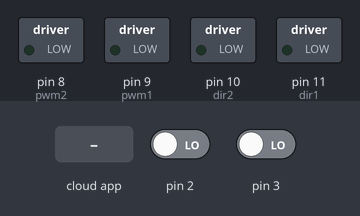
This sketch was run on a simulated Arduino Uno, built with avr-gcc and run on an emulated ATmega328P. Parts: switched loads named in the sketch (green lamp = pin HIGH). Dashed ring = blinking. The inputs (shaded band) are chosen by the test bench; at power-on: pin 2 LOW, pin 3 LOW. The ROS host is connected and sends only what is stated.

Above: at 1.2 s.
1.3 s: the phone or cloud app sets linear.x to -100
At 2.05 s:
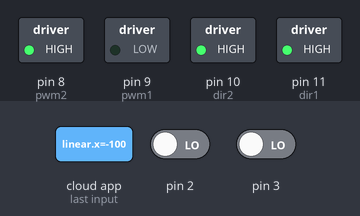
4.3 s: the phone or cloud app sets angular.z to -100
At 5.36 s:
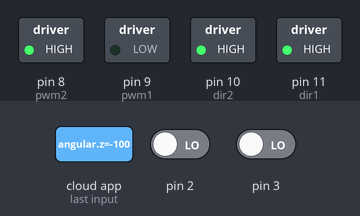
7.3 s: the phone or cloud app sets linear.x to 0
At 8.07 s:
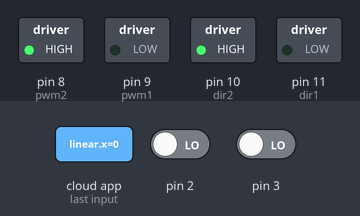
10.3 s: the phone or cloud app sets angular.z to 0
At 11.1 s:
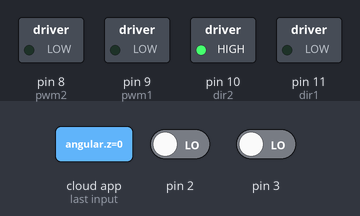
11.8 s: the phone or cloud app sets linear.x to 100
At 12.55 s:
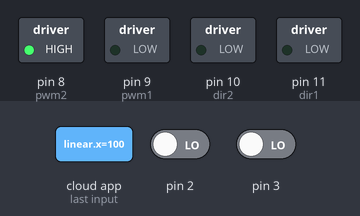
Timing chart, 0 to 14.6 s (numbered marks = the images above; inputs shaded):
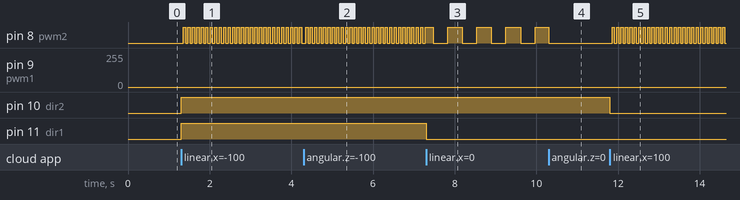

The sketch:

robot_new.ino
```cpp
#include <ros.h>
#include <std_msgs/String.h>
#include <geometry_msgs/Twist.h>
#include <stdlib.h>

int OdomCount = 0;

int OdomWait = 3;

int LMotor = 1;
int RMotor = 0;

bool left_forward;
bool right_forward;

int MotorNum[2] = {LMotor, RMotor};

double Vels[2] = {0,0};
int CVEL[2]= {0,0};
int Mspeeds[2] = {0,0};


double WCS[2] = {0,0};
long EncoderVal[2] = {0,0};
double DDis[2] = {0,0};
long Time[2] = {0,0};
long Time_fb = 0;
double DDis_fb = 0;

float WheelSeparation = 0.35; //0.15
float WheelDiameter = 0.07;  //60 to fast
int TPR_forward = 500;
int TPR_backward = 500;   //720

volatile int counterL_forward = 0;
volatile int counterR_forward = 0;
volatile int counterL_backward = 0;
volatile int counterR_backward = 0;

int AccParam = 3;  //3; //acceleration multiplie8Ur.


int bot_vel;
int count = 0;

int dir1 = 11, pwm1 = 9, dir2 = 10,  pwm2 = 8;

int motor_speed_l = 0,motor_speed_r = 0;

ros::NodeHandle  nh;

geometry_msgs::Twist odom_msg;
geometry_msgs::Twist odom_msg2;

ros::Publisher Pub ("ard_odom", &odom_msg);

void countL_forward() {
      if(WCS[0]  > 0)
         counterL_forward++;
}

void countR_forward() {
       if(WCS[1]  > 0)
         counterR_forward++;
}

void countL_backward() {
      if(WCS[0] < 0)
         counterL_backward--;
}

void countR_backward() {
       if(WCS[1] < 0)
         counterR_backward--;
}

void right() {
   digitalWrite(dir1,0);    //0
   digitalWrite(dir2,1);    //1
}


void left() {
   digitalWrite(dir1,1);
   digitalWrite(dir2,0);
}

void forward() {
   digitalWrite(dir1,0);
   digitalWrite(dir2,0);
}

void backward() {
   digitalWrite(dir1,1);
   digitalWrite(dir2,1);
}
void stop() {             //       pwm1 = 13; dir1 = 12; pwm2 = 11;  dir2 = 10;
   analogWrite(pwm1, 0);
   analogWrite(pwm2, 0);
}

void velCallback( const geometry_msgs::Twist& CVel){
double vel_x = CVel.linear.x;
double vel_th = CVel.angular.z;
double right_vel = 0.0;
double left_vel = 0.0;

      // turning
      if(vel_x == 0){
          right_vel = vel_th * WheelSeparation / 2.0;
          left_vel = (-1) * right_vel;
      }
      // forward / backward
      else if(vel_th == 0){
          left_vel = right_vel = vel_x;
      }
      // moving doing arcs
      else{
          right_vel = vel_x + vel_th * WheelSeparation / 2.0;
          left_vel = vel_x - vel_th * WheelSeparation / 2.0;
      }
      //write new command speeds to global vars
      WCS[0] = left_vel;
      WCS[1] = right_vel;

}

ros::Subscriber<geometry_msgs::Twist> sub("cmd_vel" , &velCallback);

//motor write speed - in motor units
double MWS[2]= {0,0};

double CorrectedSpeed_FB(double CVel){  //only forward, backward
    if(Time_fb==0){
      Time_fb = millis();
      return 0;
    }

      if(CVel >= 0) {
        EncoderVal[0] = counterL_forward;
        EncoderVal[1] = counterL_forward;
        counterL_forward = counterR_forward = 0;
      }
      else if(CVel < 0){
        EncoderVal[0] = counterL_backward;
        EncoderVal[1] = counterL_backward;
        counterL_backward = counterR_backward = 0;
      }

      long T = millis();
      int DTime = T-Time_fb;
      Time_fb = T;

      if(CVel >= 0)
         DDis_fb = TicksToMeters(EncoderVal[0],0);
      else
         DDis_fb = TicksToMeters(EncoderVal[0],1);

      double EVel = (DDis_fb/DTime)*1000;

      Vels[0] = EVel;
      Vels[1] = EVel;

      EVel = abs(EVel);
      CVel = abs(CVel);

        double dif = EVel - CVel;

        MWS[0] = MWS[0]-(dif * (AccParam));

        if(MWS[0]<0)  {
          MWS[0] = 0;
          MWS[1] = 0;
        }

       /* if(CVel == 0) {
          MWS[0] = 0;
          MWS[1] = 0;
        } */

        //DEBUG
        CVEL[0] = MWS[0];

      return MWS[0];
}

double CorrectedSpeed(int M, double CVel){
    if(Time[0]==0 && Time[1] == 0){
      Time[0] = millis();
      Time[1] = millis();
      return 0;
    }

    if(M == 0){
      if(CVel >= 0) {
        EncoderVal[0] = counterL_forward;
        counterL_forward = 0;
      }
      else if(CVel < 0){
        EncoderVal[0] = counterL_backward;
        counterL_backward = 0;
      }
    }
    else if(M == 1){
      if(CVel >= 0) {
        EncoderVal[1] = counterR_forward;
        counterR_forward = 0;
      }
      else if(CVel < 0){
        EncoderVal[1] = counterR_backward;
        counterR_backward = 0;
      }
    }


  long T = millis();
  int DTime = T-Time[M];
  Time[M] = T;


  if(CVel >= 0)
     DDis[M] = TicksToMeters(EncoderVal[M],0);
  else
     DDis[M] = TicksToMeters(EncoderVal[M],1);


  double EVel = (DDis[M]/DTime)*1000;

  Vels[M] = EVel;

  EVel = abs(EVel);
  CVel = abs(CVel);

    double dif = EVel - CVel;

    MWS[M] = MWS[M]-(dif * (AccParam));

    if(MWS[M]<0)
      MWS[M] = 0;

    if(CVel == 0)   //HERE
      MWS[M] = 0;   //HERE

    //DEBUG
    CVEL[M] = MWS[M];

  return MWS[M];

}

double TicksToMeters(int Ticks,int mode){
  if(mode == 0) //forward
    return (Ticks*3.14*WheelDiameter)/TPR_forward;
  else
    return (Ticks*3.14*WheelDiameter)/TPR_backward;
}


void MotorWrite() {
int DIR;
int min_speed;
double MSpeed;

    if( ((WCS[0] > 0 && WCS[1] > 0)  || (WCS[0] < 0 && WCS[1] < 0)) && (WCS[0] == WCS[1])  ) {
       //forward/backward
       motor_speed_l = CorrectedSpeed_FB(WCS[0]);
       motor_speed_r = motor_speed_l;
    }
    else {   //left / right / arc
        for(int i = 0; i<2; i++){
         MSpeed = CorrectedSpeed(i, WCS[i]);

        if(i == 0)
            motor_speed_l = MSpeed;
        else if(i == 1)
            motor_speed_r = MSpeed;
        }
    }

    motorGo(motor_speed_l,motor_speed_r);
}

void motorGo(uint8_t l, uint8_t r) {
    if(WCS[0] > 0 && WCS[1] > 0)
      forward();
    else if(WCS[0] < 0 && WCS[1] < 0)
      backward();
    else if(WCS[0] > 0 && WCS[1] < 0)
      right();
    else if(WCS[0] < 0 && WCS[1] > 0)
      left();

    analogWrite(pwm1,l);
    analogWrite(pwm2,r);
  }


void setup() {
  //Serial.begin(57600);
  nh.initNode();
  nh.advertise(Pub);
  nh.subscribe(sub);

    pinMode(8, OUTPUT);
    pinMode(9, OUTPUT);
    pinMode(10, OUTPUT);
    pinMode(11, OUTPUT);

    attachInterrupt(digitalPinToInterrupt(2), countL_forward, RISING); //interrupt pins for encoder Achange //18
    attachInterrupt(digitalPinToInterrupt(3), countR_forward, RISING);  // 19
    attachInterrupt(digitalPinToInterrupt(18), countL_backward, RISING); //interrupt pins for encoder Achange //20
    attachInterrupt(digitalPinToInterrupt(19), countR_backward, RISING);  // 21


}

void loop() {
 float ang_vel;

 nh.spinOnce();
   /*
    * Serial.print("linear.x  = ");
   Serial.print(odom_msg.linear.x );
   Serial.print("       ");
   Serial.print("linear.y  = ");
   Serial.println(odom_msg.linear.y );
   */
    if(OdomCount > OdomWait){


          if(Vels[0] == 0 and Vels[1] == 0) {
               odom_msg.linear.x = 0;
               odom_msg.linear.y = 0;
          }
          else if(WCS[0] == WCS[1]) {
               odom_msg.linear.x = Vels[0];
               odom_msg.linear.y = Vels[0];
          }
          else {
               odom_msg.linear.x = Vels[0];
               odom_msg.linear.y = Vels[1];
          }
          Pub.publish(&odom_msg);
    }
    else
        OdomCount++;

    MotorWrite(); //Takes WCS and corrects speed of motors with encoders
}
```

Measured:
- after the input at 1.3 s, pin 8 (pwm2): alternates HIGH for 0.06 s and LOW for 0.06 s, starting after 0.06 s; pin 10 (dir2), pin 11 (dir1): LOW → HIGH at once
- after the input at 4.3 s, pin 9 (pwm1): stays 0/255 (without the input it goes to 245/255 after 1.5 s)
- after the input at 7.3 s, pin 8 (pwm2): alternates HIGH for 0.36 s and LOW for 0.36 s, starting after 0.17 s; pin 9 (pwm1): stays 0/255 (without the input it goes to 252/255 after 1.7 s); pin 11 (dir1): HIGH → LOW at once
- after the input at 10.3 s, pin 8 (pwm2): goes on until 10.3 s, then stays LOW; pin 9 (pwm1): stays 0/255 (without the input it goes to 56/255 after 1.5 s)
- after the input at 11.8 s, pin 8 (pwm2): alternates HIGH for 0.05 s and LOW for 0.05 s, starting after 0.05 s; pin 10 (dir2): HIGH → LOW at once
